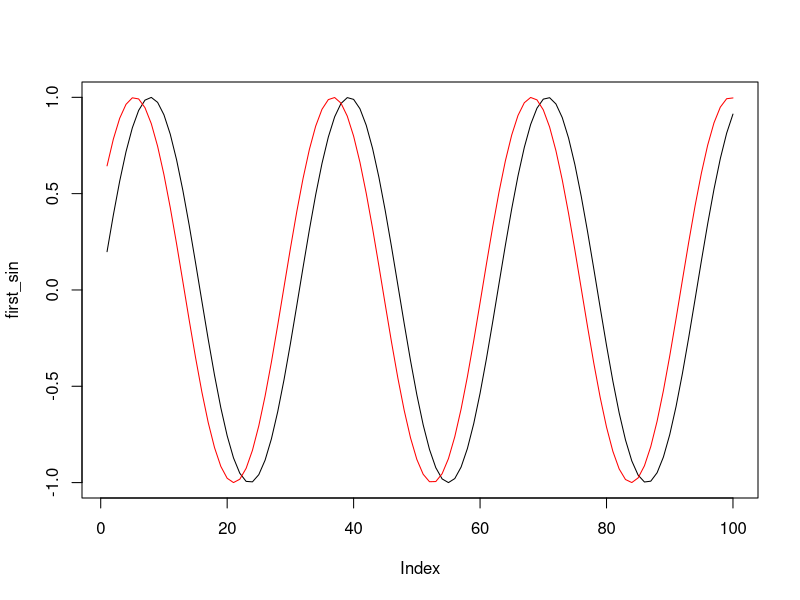
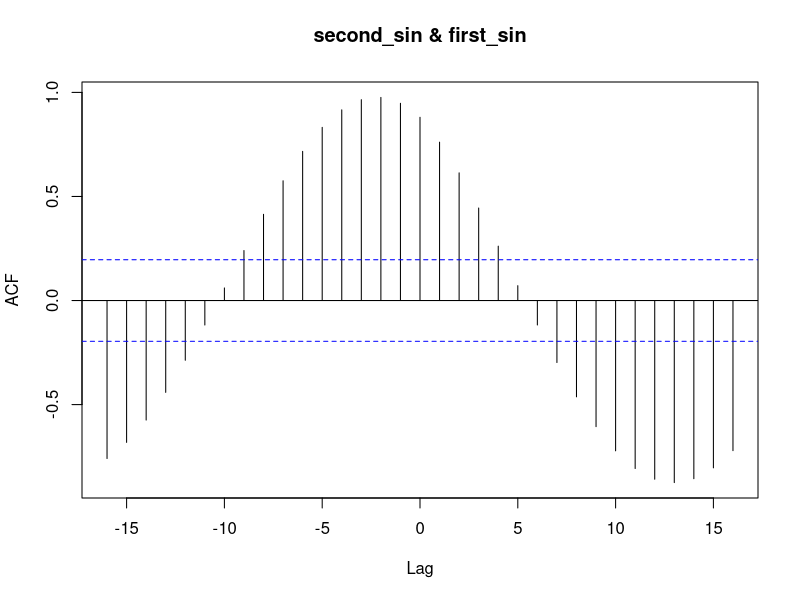
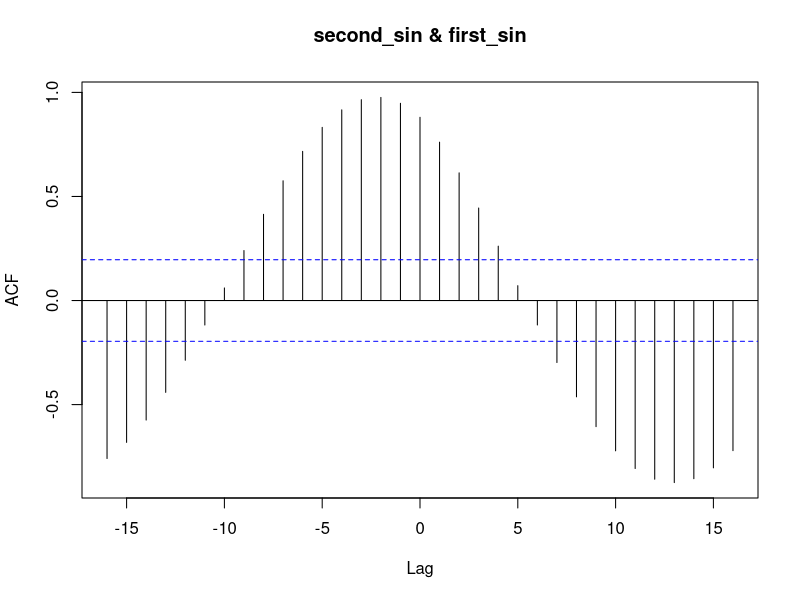

Reproduce these figures in R, in order.
first_sin<-sin(.2*seq(100))
second_sin<-sin(.2*seq(100)+.5)
plot(first_sin,type='l')
lines(second_sin,col='red')

res<-ccf(second_sin, first_sin)
plot(res)
res$lag[res$acf==max(res$acf)]
